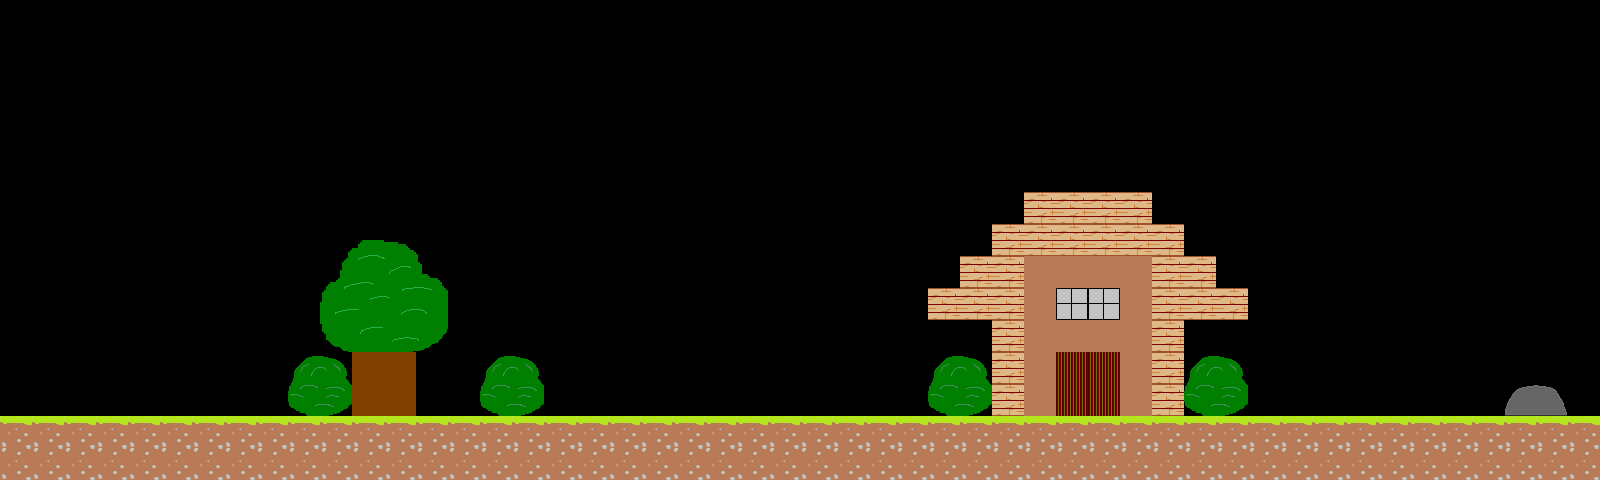

A level layout from a 2D game, rendered from its tile map. Below: a short description, then the map file with tile-grid data replaced by summaries:
An orthogonal 50x15 tile map with 32x32 px tiles, 3 tile layers (Background, Foreground, Top) and 3 objects (bridge, Spawn).

<map version="1.0" orientation="orthogonal" width="50" height="15" tilewidth="32" tileheight="32">
 <tileset firstgid="1" name="spritesheet" tilewidth="32" tileheight="32">
  <image source="spritesheets/spritesheet.png" trans="ff00ff" width="320" height="320" />
 </tileset>
 <layer name="Background" width="50" height="15">
  <data>[750 cells, 64 non-empty, 27 distinct tile ids]</data>
 </layer>
 <layer name="Foreground" width="50" height="15">
  <data>[750 cells, 120 non-empty, 3 distinct tile ids]</data>
 </layer>
 <layer name="Top" width="50" height="15">
  <data>[750 cells, 0 non-empty, 0 distinct tile ids]</data>
 </layer>
 <objectgroup name="Transition" width="50" height="15">
  <object name="bridge" x="1568" y="0" width="32" height="416">
   <properties>
    <property name="cx" value="0" />
    <property name="cy" value="0" />
    <property name="d" value="1" />
    <property name="x" value="64" />
    <property name="y" value="352" />
   </properties>
  </object>
 </objectgroup>
 <objectgroup name="Load" width="50" height="15">
  <object name="Spawn" x="64" y="352" width="32" height="64">
   <properties>
    <property name="direction" value="1" />
    <property name="xChange" value="0" />
    <property name="yChange" value="0" />
   </properties>
  </object>
 </objectgroup>
 <objectgroup name="NPC" width="50" height="15">
  <object x="1152" y="352" width="32" height="64">
   <properties>
    <property name="questAdvance" value="none" />
    <property name="spritesheet" value="npc" />
    <property name="text" value="..Save Us." />
    <property name="xFrames" value="3" />
    <property name="yFrames" value="1" />
   </properties>
  </object>
 </objectgroup>
</map>
